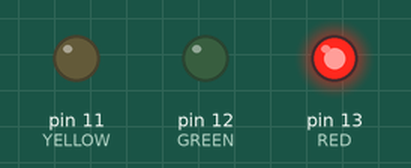
Recording of a sketch running on a simulated Arduino Uno, built with avr-gcc and run on an emulated ATmega328P. Parts: output pins drawn as LEDs (lit = HIGH).

Above: at 0.1 s.
At 1.3 s:
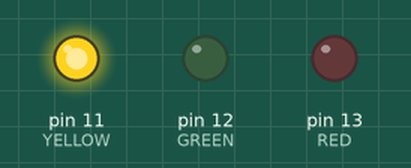
At 2.7 s:
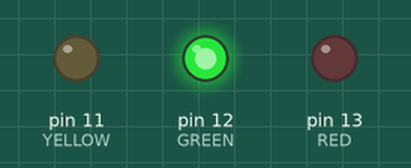
Timing chart, 0 to 3.0 s (numbered marks = the images above):
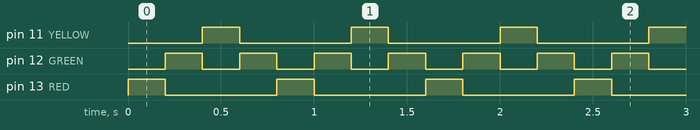

The sketch:

es_sequential_leds_blink.ino
```cpp
#define RED 13
#define GREEN 12
#define YELLOW 11

void setup() {
  pinMode(RED, OUTPUT);
  pinMode(GREEN, OUTPUT);
  pinMode(YELLOW, OUTPUT);
}

void loop() {
  // put your main code here, to run repeatedly:
  digitalWrite(RED, HIGH);
  delay(200);
  digitalWrite(RED, LOW);
  digitalWrite(GREEN, HIGH);
  delay(200);
  digitalWrite(GREEN, LOW);
  digitalWrite(YELLOW, HIGH);
  delay(200);
  digitalWrite(YELLOW, LOW);
  digitalWrite(GREEN, HIGH);
  delay(200);
  digitalWrite(GREEN, LOW);
}
```

Measured:
- by itself, pin 11 (YELLOW), pin 13 (RED): alternates HIGH for 0.20 s and LOW for 0.60 s
- by itself, pin 12 (GREEN): alternates HIGH for 0.20 s and LOW for 0.20 s
- by itself, everything shown: repeats every 0.80 s, in 4 steps
